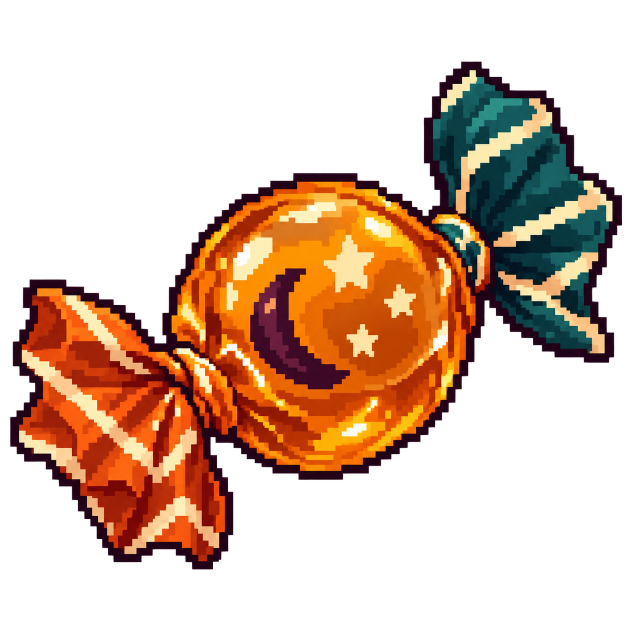
#> input picture art/source/candy-cursor.png, 1254 x 1254 px, given in place of desktop.png, which was not available (shown at 1/2 size); the run also reads 1 picture not shown here
$ python generate-previews.py
#> lines starting #> are read from the running program, lines starting #| are printed output that depends on the picture; pictures that were not available may be replaced by others from this repository, and a replacement may not be noted
#!/usr/bin/env python3
"""Render feature previews in a recognizable macOS desktop scene."""
from pathlib import Path
from PIL import Image, ImageDraw, ImageFont, ImageOps, ImageFilter
import math
import os
import subprocess
from functools import lru_cache

ROOT = Path(__file__).resolve().parents[1]
OUT = ROOT / "macos/Previews"
OUT.mkdir(exist_ok=True)
SCENE = ROOT / "macos/PreviewScene"
if not (SCENE / "desktop.png").exists():
    subprocess.run(["swift", str(ROOT / "scripts/export-preview-scene.swift")], cwd=ROOT, check=True)
#> (this line was passed over: subprocess is not available in this run)
subprocess.run(["python3", str(ROOT / "scripts/generate-web-art.py")], check=True)
#> (this line was passed over: subprocess is not available in this run)
W, H, FPS, FRAMES = 640, 240, 24, 168
SCALE = 2
FONT_PATH = "/System/Library/Fonts/SFNS.ttf"
@lru_cache
def font(size):
    return ImageFont.truetype(FONT_PATH, size * SCALE)

def load(path):
    return Image.open(path).convert("RGBA")
#> returned value is the input picture: PIL image 1254x1254 RGBA; mean R, G, B, A 61.5, 34.2, 16.6, 98.2

DESKTOP = load(SCENE / "desktop.png")
WALLPAPER = load(ROOT / "macos/Wallpaper/pumpkin-field.png")
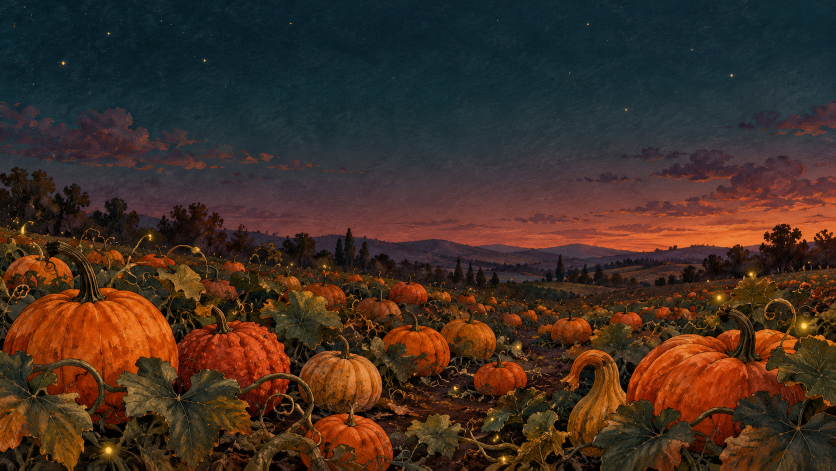
#> input picture macos/Wallpaper/pumpkin-field.png, 1672 x 941 px (shown at 1/2 size)
WEB = load(ROOT / "macos/WebDecor/wide-web.png")
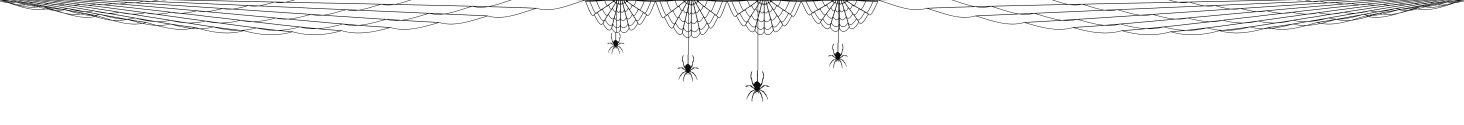
#> input picture macos/WebDecor/wide-web.png, 8780 x 750 px (shown at 1/6 size)
#> in load, returned value is the input picture: PIL image 8780x750 RGBA; mean R, G, B, A 0.6, 0.6, 0.6, 9.1
CANDY = load(ROOT / "macos/CandyCursor.png")
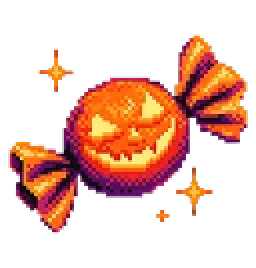
#> input picture macos/CandyCursor.png, 128 x 134 px (shown 2 times larger)
#> in load, returned value is the input picture: PIL image 128x134 RGBA; mean R, G, B, A 65.1, 27.8, 16.2, 81.5
#> (the run stopped early here; a loop or call above may not have finished)
